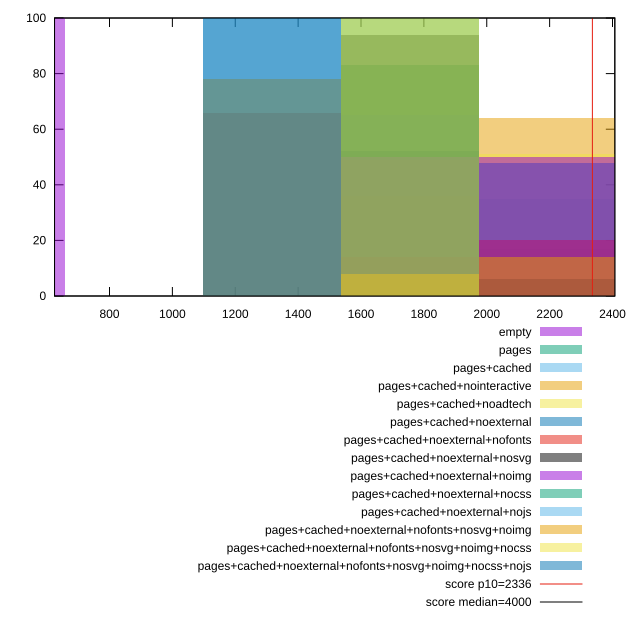

This figure's gnuplot source:
reset

$empty <<EOF
439.2059859188297 100
EOF

$pages <<EOF
2196.0299295941486 17
1756.8239436753188 83
EOF

$pagesCached <<EOF
1756.8239436753188 65
2196.0299295941486 35
EOF

$pagesCachedNointeractive <<EOF
1756.8239436753188 36
2196.0299295941486 64
EOF

$pagesCachedNoadtech <<EOF
2196.0299295941486 51
1756.8239436753188 49
EOF

$pagesCachedNoexternal <<EOF
1756.8239436753188 52
2196.0299295941486 48
EOF

$pagesCachedNoexternalNofonts <<EOF
1317.617957756489 66
1756.8239436753188 14
2196.0299295941486 20
EOF

$pagesCachedNoexternalNosvg <<EOF
1756.8239436753188 94
2196.0299295941486 6
EOF

$pagesCachedNoexternalNoimg <<EOF
1756.8239436753188 50
2196.0299295941486 50
EOF

$pagesCachedNoexternalNocss <<EOF
1756.8239436753188 100
EOF

$pagesCachedNoexternalNojs <<EOF
1317.617957756489 100
EOF

$pagesCachedNoexternalNofontsNosvgNoimg <<EOF
1317.617957756489 78
2196.0299295941486 14
1756.8239436753188 8
EOF

$pagesCachedNoexternalNofontsNosvgNoimgNocss <<EOF
1756.8239436753188 100
EOF

$pagesCachedNoexternalNofontsNosvgNoimgNocssNojs <<EOF
1317.617957756489 100
EOF

set key outside below
set boxwidth 439.2059859188297
set xrange [625.16225:2407.3655]
set yrange [0:100]
set trange [0:100]
set style fill transparent solid 0.5 noborder

set parametric
set terminal svg size 640, 620 enhanced background rgb 'white'
set output "reprap/first-contentful-paint/comparison/histogram/all_raw.svg"

plot $empty title "empty" with boxes, \
     $pages title "pages" with boxes, \
     $pagesCached title "pages+cached" with boxes, \
     $pagesCachedNointeractive title "pages+cached+nointeractive" with boxes, \
     $pagesCachedNoadtech title "pages+cached+noadtech" with boxes, \
     $pagesCachedNoexternal title "pages+cached+noexternal" with boxes, \
     $pagesCachedNoexternalNofonts title "pages+cached+noexternal+nofonts" with boxes, \
     $pagesCachedNoexternalNosvg title "pages+cached+noexternal+nosvg" with boxes, \
     $pagesCachedNoexternalNoimg title "pages+cached+noexternal+noimg" with boxes, \
     $pagesCachedNoexternalNocss title "pages+cached+noexternal+nocss" with boxes, \
     $pagesCachedNoexternalNojs title "pages+cached+noexternal+nojs" with boxes, \
     $pagesCachedNoexternalNofontsNosvgNoimg title "pages+cached+noexternal+nofonts+nosvg+noimg" with boxes, \
     $pagesCachedNoexternalNofontsNosvgNoimgNocss title "pages+cached+noexternal+nofonts+nosvg+noimg+nocss" with boxes, \
     $pagesCachedNoexternalNofontsNosvgNoimgNocssNojs title "pages+cached+noexternal+nofonts+nosvg+noimg+nocss+nojs" with boxes, \
     2336,t title "score p10=2336", \
     4000,t title "score median=4000"

reset
